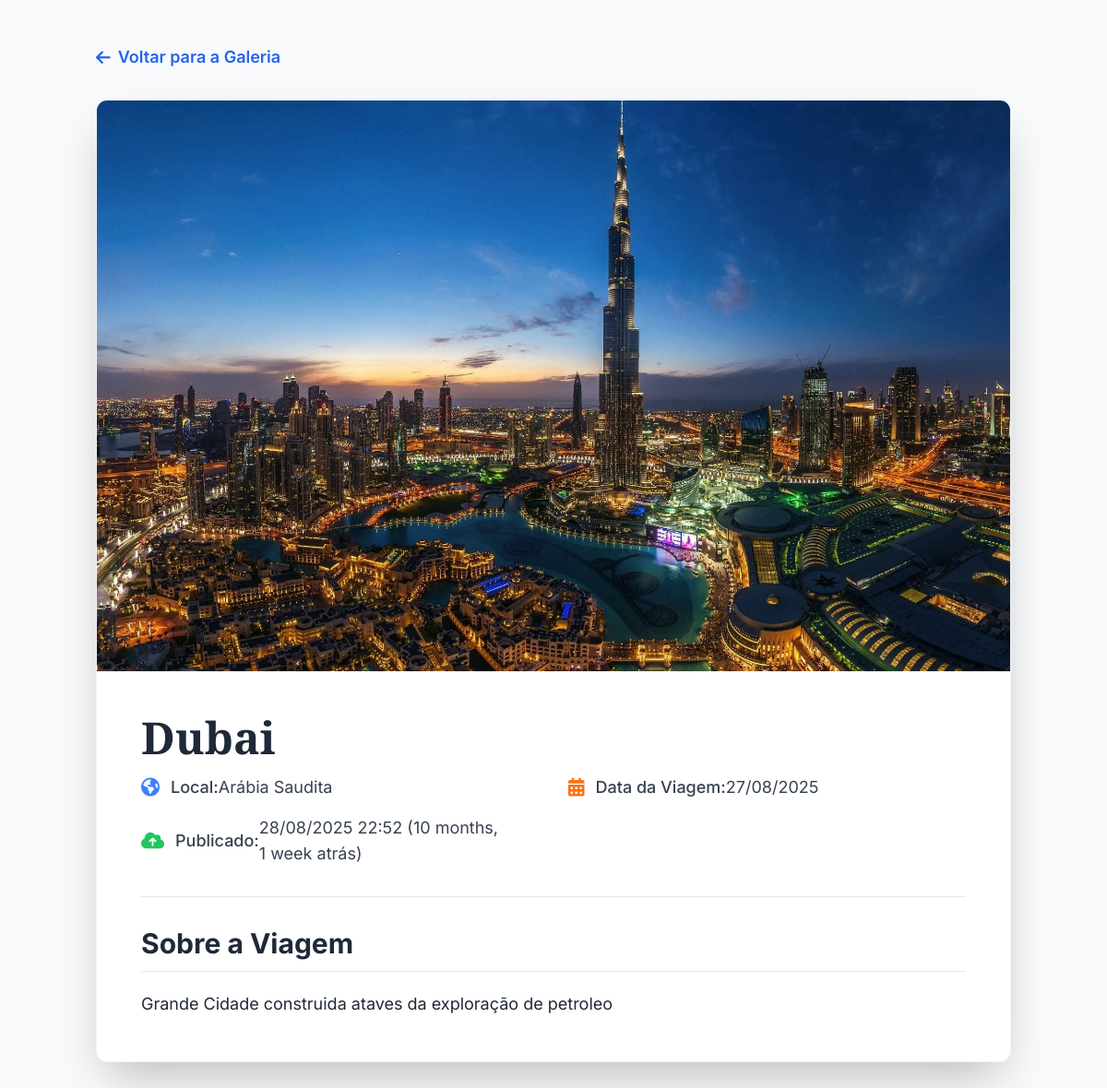
Screenshot of /photos/5/ with the database file from the repository.
### photos/models.py (models this page shows, shortened)
class Photo(models.Model):
    title = models.CharField(max_length=200)
    location = models.CharField(max_length=200)
    description = models.TextField()
    date = models.DateField()
    image = models.ImageField(upload_to='photos/')
    published_at = models.DateTimeField(default=timezone.now)

### photos/views.py (the view)
# urls.py: path('<int:pk>/', views.photo_detail, name='photo_detail'),
def photo_detail(request, pk):
    photo = get_object_or_404(Photo, pk=pk)
    return render(request, 'photos/photo_detail.html', {'photo': photo})

### photos/templates/photos/photo_detail.html (shortened to what this page needs)
<!DOCTYPE html>
<html lang="pt-br">
<head>
    <script src="https://cdn.tailwindcss.com"></script>
    <link href="https://cdnjs.cloudflare.com/ajax/libs/font-awesome/6.0.0-beta3/css/all.min.css" rel="stylesheet">
</head>
<body>
    <div class="container mx-auto px-4 py-12">
        <a href="{% url 'photo_list' %}" class="inline-flex items-center text-blue-600 hover:text-blue-800 font-semibold mb-8 text-lg transition-colors">
            <i class="fas fa-arrow-left mr-2"></i> Voltar para a Galeria
        </a>
        <div class="max-w-6xl mx-auto bg-white rounded-xl shadow-2xl overflow-hidden border border-gray-100">
            {% if photo.image %}
                <img src="{{ photo.image.url }}" alt="{{ photo.title }}" class="w-full object-cover max-h-[70vh] shadow-inner">
            {% endif %}
            <div class="p-10 lg:p-12">
                <h1 class="text-5xl font-bold text-gray-800 mb-4">{{ photo.title }}</h1>
                <div class="grid grid-cols-1 md:grid-cols-2 gap-y-4 gap-x-8 text-lg text-gray-700 mb-8 pb-8 border-b border-gray-200">
                    <div class="flex items-center">
                        <i class="fas fa-globe-americas text-blue-500 mr-3 text-xl"></i>
                        <span class="font-medium">Local:</span> {{ photo.location }}
                    </div>
                    <div class="flex items-center">
                        <i class="fas fa-calendar-alt text-orange-500 mr-3 text-xl"></i>
                        <span class="font-medium">Data da Viagem:</span> {{ photo.date|date:"d/m/Y" }}
                    </div>
                    <div class="flex items-center">
                        <i class="fas fa-cloud-upload-alt text-green-500 mr-3 text-xl"></i>
                        <span class="font-medium">Publicado:</span> {{ photo.published_at|date:"d/m/Y H:i" }} ({{ photo.published_at|timesince }} atrás)
                    </div>
                </div>
                <h2 class="text-3xl font-bold text-gray-800 mb-5 border-b pb-3 border-gray-200">Sobre a Viagem</h2>
                <div class="text-lg text-gray-800 leading-relaxed mt-4 prose max-w-none">
                    <p>{{ photo.description|linebreaksbr }}</p>
                </div>
            </div>
        </div>
    </div>
</body>
</html>

### photos/templates/photos/photo_detail.html (style rules this page uses)
body { font-family: 'Inter', sans-serif; background-color: #f8fafc; }
h1 { font-family: 'Playfair Display', serif; }

### rows the page displays
Photo: image (picture), title "Dubai", location "Arábia Saudita", date "27/08/2025", published_at "28/08/2025 22:52", published_at "10 months, 1 week", description "Grande Cidade construida ataves da exploração de petroleo"
